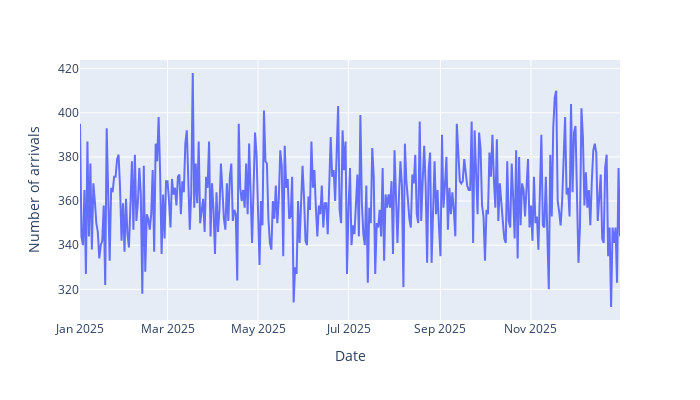

Notebook code for this chart:
### Markdown cell above
### Arrivals

Daily arrivals - no trends/seasonality/outliers.

### Code cell
# Calculate mean arrivals per day and plot time series
inspect_time_series(series=data.groupby(by=["ARRIVAL_DATE"]).size(),
                    y_lab="Number of arrivals")

### Figure 1 — Plotly figure (JSON) as saved in the notebook; plotly's stock layout.template omitted (floating-point values rounded to 4 significant figures; data arrays with more than 128 entries replaced by an {"elided": "..."} marker saying what was removed)
{"data": [{"hovertemplate": "Date=%{x}<br>Number of arrivals=%{y}<extra></extra>", "legendgroup": "", "line": {"color": "#636efa", "dash": "solid"}, "marker": {"symbol": "circle"}, "mode": "lines", "name": "", "orientation": "v", "showlegend": false, "type": "scatter", "x": {"elided": "365 str values"}, "xaxis": "x", "y": {"elided": "365 int values"}, "yaxis": "y"}], "layout": {"height": 400, "legend": {"tracegroupgap": 0}, "margin": {"t": 60}, "showlegend": false, "width": 700, "xaxis": {"anchor": "y", "domain": [0, 1], "title": {"text": "Date"}}, "yaxis": {"anchor": "x", "domain": [0, 1], "title": {"text": "Number of arrivals"}}}}
